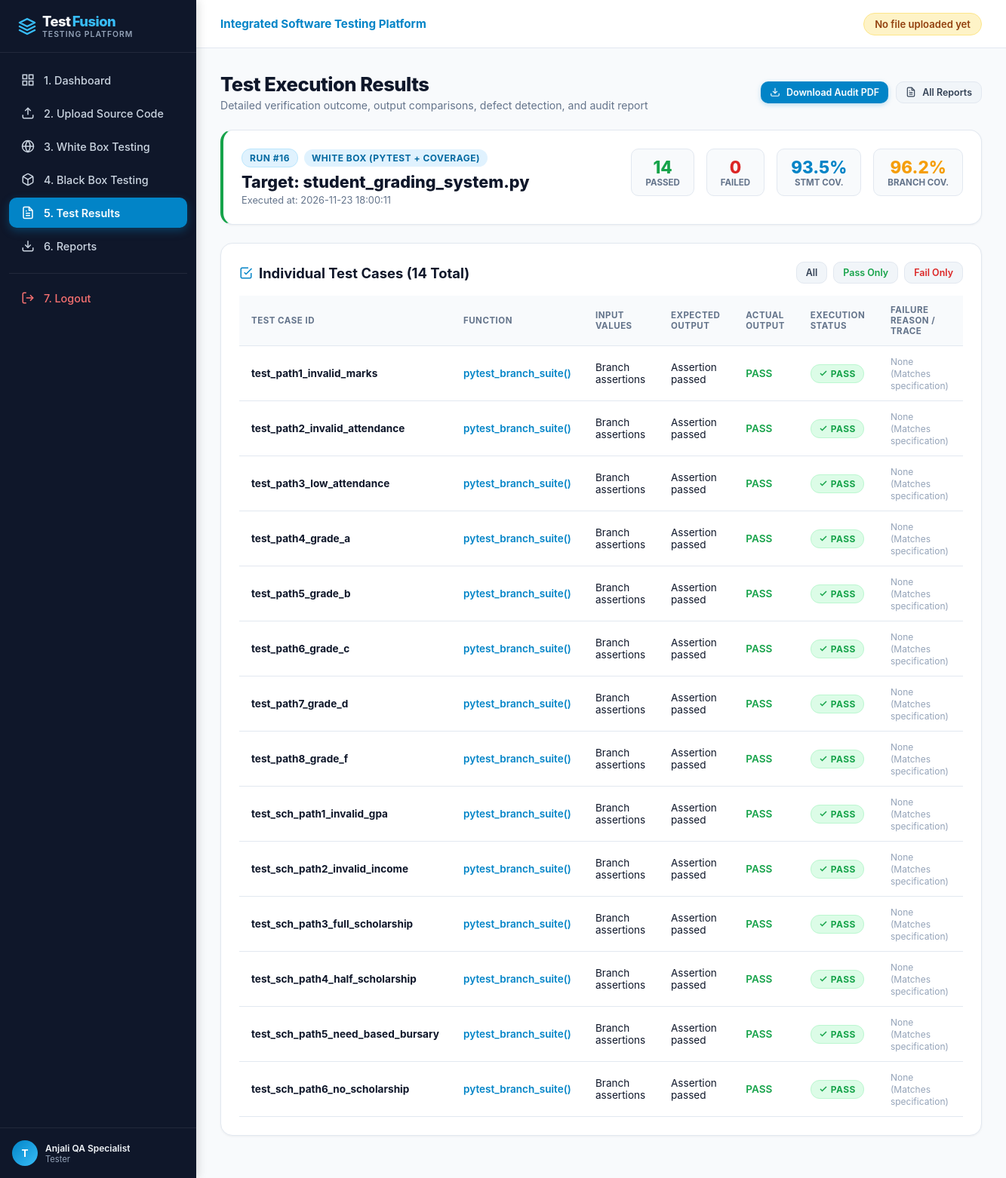
Screenshot of /results/16 (signed in) with the database file from the repository.
### tables this page shows
CREATE TABLE users (
    id INTEGER PRIMARY KEY AUTOINCREMENT,
    username TEXT UNIQUE NOT NULL,
    email TEXT UNIQUE NOT NULL,
    password_hash TEXT NOT NULL,
    full_name TEXT NOT NULL,
    role TEXT DEFAULT 'Tester',
    created_at TIMESTAMP DEFAULT CURRENT_TIMESTAMP
);

CREATE TABLE test_executions (
    id INTEGER PRIMARY KEY AUTOINCREMENT,
    user_id INTEGER NOT NULL,
    file_id INTEGER,
    test_type TEXT NOT NULL,
    total_tests INTEGER DEFAULT 0,
    passed_tests INTEGER DEFAULT 0,
    failed_tests INTEGER DEFAULT 0,
    statement_coverage REAL DEFAULT 0.0,
    branch_coverage REAL DEFAULT 0.0,
    total_statements INTEGER DEFAULT 0,
    covered_statements INTEGER DEFAULT 0,
    total_branches INTEGER DEFAULT 0,
    covered_branches INTEGER DEFAULT 0,
    duration_ms INTEGER DEFAULT 0,
    executed_lines TEXT DEFAULT '[]',
    missing_lines TEXT DEFAULT '[]',
    uncovered_branches TEXT DEFAULT '[]',
    pdf_report_path TEXT,
    executed_at TIMESTAMP DEFAULT CURRENT_TIMESTAMP,
    FOREIGN KEY (user_id) REFERENCES users(id) ON DELETE CASCADE,
    FOREIGN KEY (file_id) REFERENCES uploaded_files(id) ON DELETE SET NULL
);

CREATE TABLE uploaded_files (
    id INTEGER PRIMARY KEY AUTOINCREMENT,
    user_id INTEGER NOT NULL,
    filename TEXT NOT NULL,
    filepath TEXT NOT NULL,
    file_content TEXT NOT NULL,
    file_size INTEGER NOT NULL,
    uploaded_at TIMESTAMP DEFAULT CURRENT_TIMESTAMP,
    FOREIGN KEY (user_id) REFERENCES users(id) ON DELETE CASCADE
);

CREATE TABLE test_results (
    id INTEGER PRIMARY KEY AUTOINCREMENT,
    execution_id INTEGER NOT NULL,
    test_case_id TEXT NOT NULL,
    function_name TEXT,
    test_type TEXT NOT NULL,
    input_values TEXT,
    expected_output TEXT,
    actual_output TEXT,
    status TEXT NOT NULL,
    error_message TEXT,
    execution_time_ms REAL DEFAULT 0.0,
    FOREIGN KEY (execution_id) REFERENCES test_executions(id) ON DELETE CASCADE
);

### app.py (the view, shortened to what this page needs)
@app.route('/results')
@app.route('/results/<int:execution_id>')
@login_required
def results(execution_id=None):
    user_id = session['user_id']
    conn = get_db_connection()
    if execution_id:
        execution = conn.execute("""
            SELECT e.*, f.filename
            FROM test_executions e
            LEFT JOIN uploaded_files f ON e.file_id = f.id
            WHERE e.id = ? AND e.user_id = ?
        """, (execution_id, user_id)).fetchone()
    test_rows = []
    if execution:
        test_rows = conn.execute("""
            SELECT * FROM test_results
            WHERE execution_id = ?
            ORDER BY id ASC
        """, (execution['id'],)).fetchall()
    conn.close()
    return render_template(
        'results.html',
        execution=execution,
        results=test_rows
    )

### templates/results.html (shortened to what this page needs)
{% extends "base.html" %}
{% block content %}
<div class="page-header">
    <div>
        <h1 class="page-title">Test Execution Results</h1>
        <p class="page-subtitle">Detailed verification outcome, output comparisons, defect detection, and audit report</p>
    </div>
    <div style="display: flex; gap: 10px;">
        {% if execution and execution['pdf_report_path'] %}
        <a href="{{ url_for('download_report', execution_id=execution['id']) }}" class="btn btn-primary btn-sm">
            <svg width="14" height="14" viewBox="0 0 24 24" fill="none" stroke="currentColor" stroke-width="2"><path d="M21 15v4a2 2 0 0 1-2 2H5a2 2 0 0 1-2-2v-4"></path><polyline points="7 10 12 15 17 10"></polyline><line x1="12" y1="15" x2="12" y2="3"></line></svg>
            Download Audit PDF
        </a>
        {% endif %}
        <a href="{{ url_for('reports') }}" class="btn btn-secondary btn-sm">
            All Reports
        </a>
    </div>
</div>
{% if not execution %}
<div class="content-card" style="text-align: center; padding: 48px;">
    <h3 style="font-size: 1.15rem; font-weight: 700; color: #334155;">No Execution Results Found</h3>
    <p style="font-size: 0.85rem; color: #64748b; margin-top: 6px;">Execute either a White Box suite or a Black Box test to view line-by-line results.</p>
    <div style="display: flex; justify-content: center; gap: 12px; margin-top: 16px;">
        <a href="{{ url_for('whitebox') }}" class="btn btn-primary">Run White Box Test</a>
        <a href="{{ url_for('blackbox') }}" class="btn btn-secondary">Run Black Box Test</a>
    </div>
</div>
{% else %}
<div class="content-card" style="border-left: 4px solid {% if execution['failed_tests'] > 0 %}#dc2626{% else %}#16a34a{% endif %};">
    <div style="display: flex; justify-content: space-between; align-items: flex-start; flex-wrap: wrap; gap: 16px;">
        <div>
            <div style="display: flex; align-items: center; gap: 8px; margin-bottom: 6px;">
                <span class="badge badge-info">Run #{{ execution['id'] }}</span>
                {% if execution['test_type'] == 'WHITE_BOX' %}
                    <span class="badge" style="background:#e0f2fe; color:#0369a1;">White Box (Pytest + Coverage)</span>
                {% elif execution['test_type'] == 'BLACK_BOX_FILE' %}
                    <span class="badge" style="background:#e0e7ff; color:#4338ca;">Black Box (File Suite)</span>
                {% else %}
                    <span class="badge" style="background:#f3e8ff; color:#7e22ce;">Black Box (Manual Test)</span>
                {% endif %}
            </div>
            <h2 style="font-size: 1.35rem; font-weight: 800; color: #0f172a;">
                Target: {{ execution['filename'] or 'N/A' }}
            </h2>
            <div style="font-size: 0.8rem; color: #64748b; margin-top: 4px;">
                Executed at: {{ execution['executed_at'] }}
            </div>
        </div>
        <div style="display: flex; gap: 16px; align-items: center;">
            <div style="text-align: center; padding: 10px 18px; background: #f8fafc; border-radius: var(--radius-md); border: 1px solid var(--border-color);">
                <div style="font-size: 1.4rem; font-weight: 800; color: #16a34a;">{{ execution['passed_tests'] }}</div>
                <div style="font-size: 0.72rem; color: #64748b; font-weight: 700; text-transform: uppercase;">Passed</div>
            </div>
            <div style="text-align: center; padding: 10px 18px; background: #f8fafc; border-radius: var(--radius-md); border: 1px solid var(--border-color);">
                <div style="font-size: 1.4rem; font-weight: 800; color: #dc2626;">{{ execution['failed_tests'] }}</div>
                <div style="font-size: 0.72rem; color: #64748b; font-weight: 700; text-transform: uppercase;">Failed</div>
            </div>
            {% if execution['test_type'] == 'WHITE_BOX' %}
            <div style="text-align: center; padding: 10px 18px; background: #f8fafc; border-radius: var(--radius-md); border: 1px solid var(--border-color);">
                <div style="font-size: 1.4rem; font-weight: 800; color: #0284c7;">{{ execution['statement_coverage'] | round(1) }}%</div>
                <div style="font-size: 0.72rem; color: #64748b; font-weight: 700; text-transform: uppercase;">Stmt Cov.</div>
            </div>
            <div style="text-align: center; padding: 10px 18px; background: #f8fafc; border-radius: var(--radius-md); border: 1px solid var(--border-color);">
                <div style="font-size: 1.4rem; font-weight: 800; color: #f59e0b;">{{ execution['branch_coverage'] | round(1) }}%</div>
                <div style="font-size: 0.72rem; color: #64748b; font-weight: 700; text-transform: uppercase;">Branch Cov.</div>
            </div>
            {% endif %}
        </div>
    </div>
</div>
<div class="content-card">
    <div style="display: flex; justify-content: space-between; align-items: center; margin-bottom: 16px;">
        <h2 class="card-title" style="margin-bottom: 0;">
            <svg width="18" height="18" viewBox="0 0 24 24" fill="none" stroke="#0284c7" stroke-width="2"><polyline points="9 11 12 14 22 4"></polyline><path d="M21 12v7a2 2 0 0 1-2 2H5a2 2 0 0 1-2-2V5a2 2 0 0 1 2-2h11"></path></svg>
            Individual Test Cases ({{ results | length }} Total)
        </h2>
        <div style="display: flex; gap: 8px;">
            <button class="btn btn-secondary btn-sm" onclick="filterTable('all')">All</button>
            <button class="btn btn-secondary btn-sm" onclick="filterTable('PASS')" style="color: #16a34a;">Pass Only</button>
            <button class="btn btn-secondary btn-sm" onclick="filterTable('FAIL')" style="color: #dc2626;">Fail Only</button>
        </div>
    </div>
    <div class="table-responsive">
        <table class="custom-table" id="resultsTable">
            <thead>
                <tr>
                    <th>Test Case ID</th>
                    <th>Function</th>
                    <th>Input Values</th>
                    <th>Expected Output</th>
                    <th>Actual Output</th>
                    <th>Execution Status</th>
                    <th>Failure Reason / Trace</th>
                </tr>
            </thead>
            <tbody>
                {% for r in results %}
                <tr data-status="{{ r['status'] }}">
                    <td><b>{{ r['test_case_id'] }}</b></td>
                    <td><code style="color: #0284c7; font-weight: 600;">{{ r['function_name'] }}()</code></td>
                    <td><code>{{ r['input_values'] }}</code></td>
                    <td><code>{{ r['expected_output'] }}</code></td>
                    <td>
                        <code style="font-weight: 600; color: {% if r['status'] == 'PASS' %}#16a34a{% else %}#dc2626{% endif %};">
                            {{ r['actual_output'] }}
                        </code>
                    </td>
                    <td>
                        {% if r['status'] == 'PASS' %}
                            <span class="badge badge-pass">
                                <svg width="12" height="12" viewBox="0 0 24 24" fill="none" stroke="currentColor" stroke-width="3"><polyline points="20 6 9 17 4 12"></polyline></svg>
                                PASS
                            </span>
                        {% else %}
                            <span class="badge badge-fail">
                                <svg width="12" height="12" viewBox="0 0 24 24" fill="none" stroke="currentColor" stroke-width="3"><line x1="18" y1="6" x2="6" y2="18"></line><line x1="6" y1="6" x2="18" y2="18"></line></svg>
                                FAIL
                            </span>
                        {% endif %}
                    </td>
                    <td>
                        {% if r['status'] == 'FAIL' %}
                            <span style="color: #dc2626; font-size: 0.75rem; font-weight: 500;">
                                {{ r['error_message'] or 'Output mismatch' }}
                            </span>
                        {% else %}
                            <span style="color: #94a3b8; font-size: 0.75rem;">None (Matches specification)</span>
                        {% endif %}
                    </td>
                </tr>
                {% else %}
                <tr>
                    <td colspan="7" style="text-align: center; color: #94a3b8; padding: 24px;">
                        No individual test case results stored for this execution.
                    </td>
                </tr>
                {% endfor %}
            </tbody>
        </table>
    </div>
</div>
{% endif %}
{% endblock %}

### templates/base.html (shortened to what this page needs)
<!DOCTYPE html>
<html lang="en">
<head>
    <link rel="stylesheet" href="{{ url_for('static', filename='css/style.css') }}">
</head>
<body>
    <aside class="sidebar">
        <div class="sidebar-brand">
            <div>
                Test<span class="highlight">Fusion</span>
                <span class="sidebar-brand-subtitle">Testing Platform</span>
            </div>
        </div>
        <ul class="sidebar-menu">
            <li>
                <a href="{{ url_for('dashboard') }}" class="sidebar-link {% if request.endpoint == 'dashboard' %}active{% endif %}">
                    <svg viewBox="0 0 24 24" fill="none" stroke="currentColor" stroke-width="2"><rect x="3" y="3" width="7" height="7"></rect><rect x="14" y="3" width="7" height="7"></rect><rect x="14" y="14" width="7" height="7"></rect><rect x="3" y="14" width="7" height="7"></rect></svg>
                    <span>1. Dashboard</span>
                </a>
            </li>
            <li>
                <a href="{{ url_for('upload') }}" class="sidebar-link {% if request.endpoint == 'upload' %}active{% endif %}">
                    <svg viewBox="0 0 24 24" fill="none" stroke="currentColor" stroke-width="2"><path d="M21 15v4a2 2 0 0 1-2 2H5a2 2 0 0 1-2-2v-4"></path><polyline points="17 8 12 3 7 8"></polyline><line x1="12" y1="3" x2="12" y2="15"></line></svg>
                    <span>2. Upload Source Code</span>
                </a>
            </li>
            <li>
                <a href="{{ url_for('whitebox') }}" class="sidebar-link {% if request.endpoint == 'whitebox' %}active{% endif %}">
                    <svg viewBox="0 0 24 24" fill="none" stroke="currentColor" stroke-width="2"><circle cx="12" cy="12" r="10"></circle><path d="M12 2a14.5 14.5 0 0 0 0 20 14.5 14.5 0 0 0 0-20"></path><path d="M2 12h20"></path></svg>
                    <span>3. White Box Testing</span>
                </a>
            </li>
            <li>
                <a href="{{ url_for('blackbox') }}" class="sidebar-link {% if request.endpoint == 'blackbox' %}active{% endif %}">
                    <span>4. Black Box Testing</span>
                </a>
            </li>
            <li>
                <a href="{{ url_for('results') }}" class="sidebar-link {% if request.endpoint == 'results' %}active{% endif %}">
                    <span>5. Test Results</span>
                </a>
            </li>
            <li>
                <a href="{{ url_for('reports') }}" class="sidebar-link {% if request.endpoint == 'reports' %}active{% endif %}">
                    <svg viewBox="0 0 24 24" fill="none" stroke="currentColor" stroke-width="2"><path d="M21 15v4a2 2 0 0 1-2 2H5a2 2 0 0 1-2-2v-4"></path><polyline points="7 10 12 15 17 10"></polyline><line x1="12" y1="15" x2="12" y2="3"></line></svg>
                    <span>6. Reports</span>
                </a>
            </li>
            <li style="margin-top: 16px; border-top: 1px solid rgba(255,255,255,0.08); padding-top: 12px;">
                <a href="{{ url_for('logout') }}" class="sidebar-link" style="color: #f87171;">
                    <svg viewBox="0 0 24 24" fill="none" stroke="currentColor" stroke-width="2"><path d="M9 21H5a2 2 0 0 1-2-2V5a2 2 0 0 1 2-2h4"></path><polyline points="16 17 21 12 16 7"></polyline><line x1="21" y1="12" x2="9" y2="12"></line></svg>
                    <span>7. Logout</span>
                </a>
            </li>
        </ul>
        <div class="sidebar-footer">
            <div class="user-badge">
                <div class="user-avatar">
                    {{ current_user['username'][0].upper() if current_user else 'U' }}
                </div>
                <div style="overflow: hidden;">
                    <div style="color: #f1f5f9; font-weight: 600; white-space: nowrap; text-overflow: ellipsis; overflow: hidden;">
                        {{ current_user['full_name'] if current_user else 'Guest User' }}
                    </div>
                    <div style="font-size: 0.7rem; color: #94a3b8;">{{ current_user['role'] if current_user else 'Tester' }}</div>
                </div>
            </div>
        </div>
    </aside>
    <div class="main-wrapper">
        <header class="top-navbar">
            <div style="display: flex; align-items: center; gap: 12px;">
                <span style="font-weight: 700; color: #0284c7; font-size: 0.95rem;">Integrated Software Testing Platform</span>
            </div>
            <div style="display: flex; align-items: center; gap: 16px;">
                {% if session.get('active_file_id') %}
                <div class="file-status-badge">
                    <span style="width: 8px; height: 8px; border-radius: 50%; background-color: #16a34a; display: inline-block;"></span>
                    <span>Target: <b>Python Active File</b></span>
                </div>
                {% else %}
                <div class="file-status-badge" style="background: #fef3c7; border-color: #fde68a; color: #92400e;">
                    <span>No file uploaded yet</span>
                </div>
                {% endif %}
            </div>
        </header>
        <main class="content-area">
            {% block content %}{% endblock %}
        </main>
    </div>
</body>
</html>

### rows the page displays
users: username "T", full_name "Anjali QA Specialist", role "Tester"
test_executions: id "16", executed_at "2026-11-23 18:00:11", passed_tests "14", failed_tests "0", statement_coverage "93.5", branch_coverage "96.2"
uploaded_files: filename "student_grading_system.py"
test_results: test_case_id "test_path1_invalid_marks", function_name "pytest_branch_suite", input_values "Branch assertions", expected_output "Assertion passed", actual_output "PASS", status "PASS" (drawn)
test_results: test_case_id "test_path2_invalid_attendance", function_name "pytest_branch_suite", input_values "Branch assertions", expected_output "Assertion passed", actual_output "PASS", status "PASS" (drawn)
test_results: test_case_id "test_path3_low_attendance", function_name "pytest_branch_suite", input_values "Branch assertions", expected_output "Assertion passed", actual_output "PASS", status "PASS" (drawn)
test_results: test_case_id "test_path4_grade_a", function_name "pytest_branch_suite", input_values "Branch assertions", expected_output "Assertion passed", actual_output "PASS", status "PASS" (drawn)
test_results: test_case_id "test_path5_grade_b", function_name "pytest_branch_suite", input_values "Branch assertions", expected_output "Assertion passed", actual_output "PASS", status "PASS" (drawn)
test_results: test_case_id "test_path6_grade_c", function_name "pytest_branch_suite", input_values "Branch assertions", expected_output "Assertion passed", actual_output "PASS", status "PASS" (drawn)
test_results: test_case_id "test_path7_grade_d", function_name "pytest_branch_suite", input_values "Branch assertions", expected_output "Assertion passed", actual_output "PASS", status "PASS" (drawn)
test_results: test_case_id "test_path8_grade_f", function_name "pytest_branch_suite", input_values "Branch assertions", expected_output "Assertion passed", actual_output "PASS", status "PASS" (drawn)
test_results: test_case_id "test_sch_path1_invalid_gpa", function_name "pytest_branch_suite", input_values "Branch assertions", expected_output "Assertion passed", actual_output "PASS", status "PASS" (drawn)
test_results: test_case_id "test_sch_path2_invalid_income", function_name "pytest_branch_suite", input_values "Branch assertions", expected_output "Assertion passed", actual_output "PASS", status "PASS" (drawn)
test_results: test_case_id "test_sch_path3_full_scholarship", function_name "pytest_branch_suite", input_values "Branch assertions", expected_output "Assertion passed", actual_output "PASS", status "PASS" (drawn)
test_results: test_case_id "test_sch_path4_half_scholarship", function_name "pytest_branch_suite", input_values "Branch assertions", expected_output "Assertion passed", actual_output "PASS", status "PASS" (drawn)
test_results: test_case_id "test_sch_path5_need_based_bursary", function_name "pytest_branch_suite", input_values "Branch assertions", expected_output "Assertion passed", actual_output "PASS", status "PASS" (drawn)
test_results: test_case_id "test_sch_path6_no_scholarship", function_name "pytest_branch_suite", input_values "Branch assertions", expected_output "Assertion passed", actual_output "PASS", status "PASS" (drawn)

### other values shown
{{ results | length }} "14"
